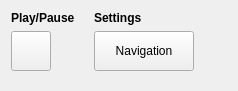
<?xml version="1.0" encoding="UTF-8"?>
<ui version="4.0">
 <class>AdvancedWidget</class>
 <widget class="QWidget" name="AdvancedWidget">
  <property name="geometry">
   <rect>
    <x>0</x>
    <y>0</y>
    <width>238</width>
    <height>91</height>
   </rect>
  </property>
  <property name="windowTitle">
   <string>Advanced Controls</string>
  </property>
  <layout class="QHBoxLayout" name="horizontalLayout">
   <item>
    <layout class="QVBoxLayout" name="verticalLayout_3">
     <item>
      <layout class="QVBoxLayout" name="playVerticalLayout">
       <item>
        <widget class="QLabel" name="playPayseLabel">
         <property name="font">
          <font>
           <weight>75</weight>
           <bold>true</bold>
          </font>
         </property>
         <property name="text">
          <string>Play/Pause</string>
         </property>
        </widget>
       </item>
       <item>
        <widget class="QPushButton" name="playButton">
         <property name="sizePolicy">
          <sizepolicy hsizetype="Fixed" vsizetype="Fixed">
           <horstretch>0</horstretch>
           <verstretch>0</verstretch>
          </sizepolicy>
         </property>
         <property name="minimumSize">
          <size>
           <width>40</width>
           <height>40</height>
          </size>
         </property>
         <property name="maximumSize">
          <size>
           <width>40</width>
           <height>40</height>
          </size>
         </property>
         <property name="text">
          <string/>
         </property>
         <property name="icon">
          <iconset resource="../resources/icons.qrc">
           <normaloff>:/icons/play.png</normaloff>
           <normalon>:/icons/pause.png</normalon>
           <disabledoff>:/icons/pause.png</disabledoff>:/icons/play.png</iconset>
         </property>
         <property name="iconSize">
          <size>
           <width>35</width>
           <height>35</height>
          </size>
         </property>
         <property name="checkable">
          <bool>true</bool>
         </property>
         <property name="flat">
          <bool>false</bool>
         </property>
        </widget>
       </item>
      </layout>
     </item>
     <item>
      <spacer name="verticalSpacer">
       <property name="orientation">
        <enum>Qt::Vertical</enum>
       </property>
       <property name="sizeHint" stdset="0">
        <size>
         <width>20</width>
         <height>40</height>
        </size>
       </property>
      </spacer>
     </item>
    </layout>
   </item>
   <item>
    <spacer name="horizontalSpacer_2">
     <property name="orientation">
      <enum>Qt::Horizontal</enum>
     </property>
     <property name="sizeType">
      <enum>QSizePolicy::Fixed</enum>
     </property>
     <property name="sizeHint" stdset="0">
      <size>
       <width>13</width>
       <height>20</height>
      </size>
     </property>
    </spacer>
   </item>
   <item>
    <layout class="QVBoxLayout" name="verticalLayout">
     <item>
      <layout class="QVBoxLayout" name="settingsVerticalLayout">
       <item>
        <widget class="QLabel" name="settingsLabel">
         <property name="font">
          <font>
           <weight>75</weight>
           <bold>true</bold>
          </font>
         </property>
         <property name="text">
          <string>Settings</string>
         </property>
        </widget>
       </item>
       <item>
        <widget class="QPushButton" name="navigationPushButton">
         <property name="sizePolicy">
          <sizepolicy hsizetype="Fixed" vsizetype="Fixed">
           <horstretch>0</horstretch>
           <verstretch>0</verstretch>
          </sizepolicy>
         </property>
         <property name="minimumSize">
          <size>
           <width>100</width>
           <height>40</height>
          </size>
         </property>
         <property name="maximumSize">
          <size>
           <width>100</width>
           <height>40</height>
          </size>
         </property>
         <property name="text">
          <string>Navigation</string>
         </property>
        </widget>
       </item>
      </layout>
     </item>
     <item>
      <spacer name="verticalSpacer_2">
       <property name="orientation">
        <enum>Qt::Vertical</enum>
       </property>
       <property name="sizeHint" stdset="0">
        <size>
         <width>20</width>
         <height>40</height>
        </size>
       </property>
      </spacer>
     </item>
    </layout>
   </item>
   <item>
    <spacer name="horizontalSpacer">
     <property name="orientation">
      <enum>Qt::Horizontal</enum>
     </property>
     <property name="sizeHint" stdset="0">
      <size>
       <width>0</width>
       <height>20</height>
      </size>
     </property>
    </spacer>
   </item>
  </layout>
  <zorder>horizontalSpacer</zorder>
  <zorder>horizontalSpacer_2</zorder>
 </widget>
 <resources>
  <include location="../resources/icons.qrc"/>
 </resources>
 <connections/>
</ui>
